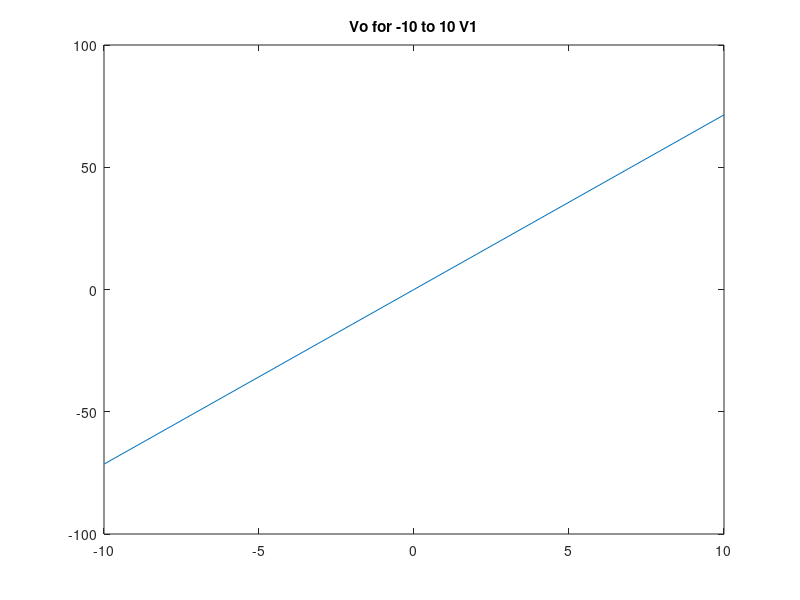
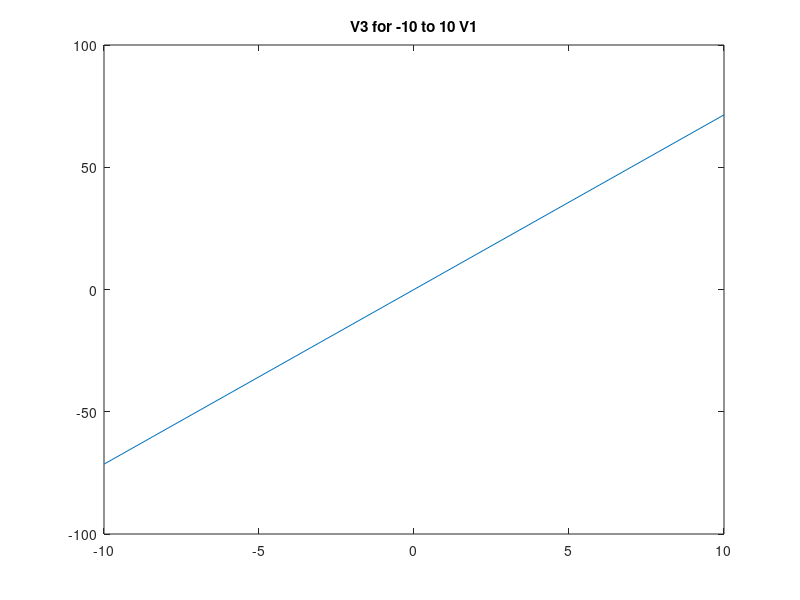
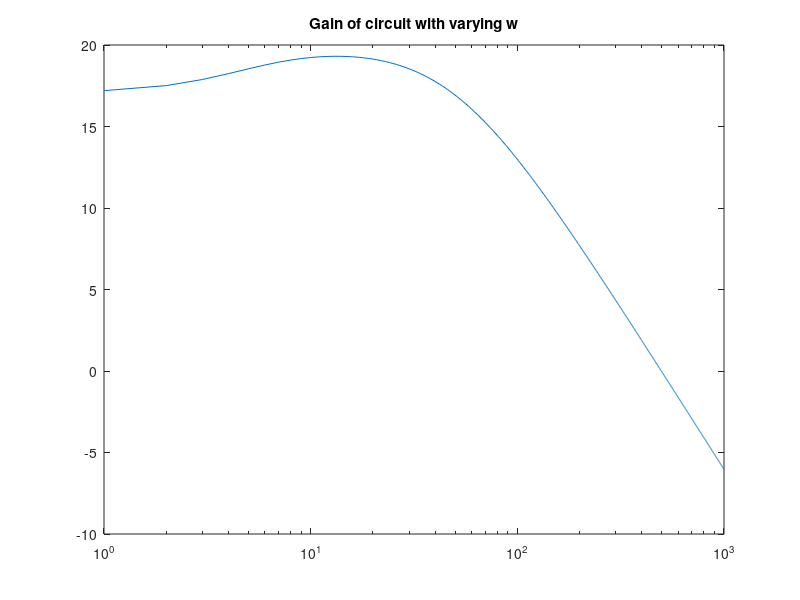
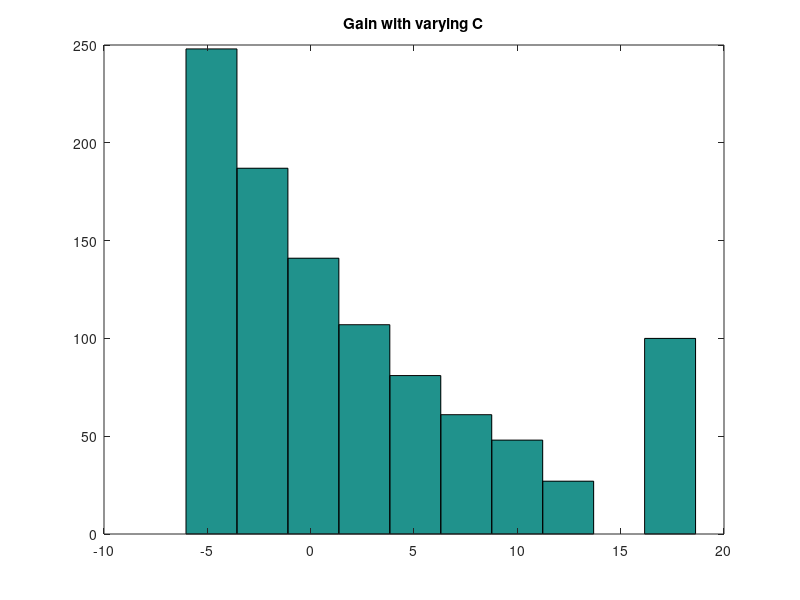

These figures' MATLAB source, in order:
clear all

R1=1;
C1=0.25;
R2=2;
L1=0.2;
R3=10;
a=100;
R4=0.1;
Ro=1000;


%    V1    V2     V3          V5       IL3
% G = [-1/R1, 0,     0,          0,      0; ...%N1
%      1/R1 , -1/R2, 0,          0,      0; ...%N2
%      0,     0,     -1/R3,      0,      0; ...%N3
%      0,     0,     -a/(R3*R4), -1/R4,  0; ...%N4
     

C = [  0, 0,   0, 0, 0, 0, 0; ...
     -C1,C1,   0, 0, 0, 0, 0; ...
       0, 0, -L1, 0, 0, 0, 0; ...
       0, 0,   0, 0, 0, 0, 0; ...
       0, 0,   0, 0, 0, 0, 0; ...
       0, 0,   0, 0, 0, 0, 0; ...
       0, 0,   0, 0, 0, 0, 0];
   
G = [     1,             0,  0,    0,  0,     0,            0; ...
      -1/R1, (1/R2 + 1/R1), -1,    0,  0,     0,            0; ...
          0,             1,  0,   -1,  0,     0,            0; ...
          0,             0, -1, 1/R3,  0,     0,            0; ...
          0,             0,  0,    0, -a,     1,            0; ...
          0,             0,  0, 1/R3, -1,     0,            0; ...
          0,             0,  0,    0,  0, -1/R4, (1/R4 +1/Ro)];

      
V1 = 10;      
F = [V1; 0; 0; 0; 0; 0; 0];

w = 0;
V = (G+1i*w*C)\F;

%V1
%V2
%IL
%I3
%V4
%Vo

for k =1:21
    vp = -10 +k -1;
    F(1,1) = vp;
    
    V(:,:,k) = (G+1i*w*C)\F;
end

Vo(1,:) = V(7,1,:);
V3(1,:) = V(4,1,:).*R3;

figure(1)
plot(-10:1:10,Vo)
title('Vo for -10 to 10 V1')

figure(2)
plot(-10:1:10,V3)
title('V3 for -10 to 10 V1')


%varying omega
F(1,1) =10;
for w = 1:1000
    V(:,:,w) = (G+1i*w*C)\F;
end

clear Vo
Vo(1,:) = V(7,1,:);

Vo1 = 20*log10(Vo/V1);

figure(3)
semilogx(1:1000,Vo1)
title('Gain of circuit with varying w')

%Random C's
w=pi;
std = 0.05;
for i = 1:100
    Cnew = normrnd(C1,std);
    C(2,1) = -Cnew;
    C(2,2) = Cnew;
    
    V(:,:,i) = (G+1i*w*C)\F;
end

clear Vo
Vo(1,:) = V(7,1,:);

Vo1 = 20*log10(Vo/V1);

figure(4)
hist(real(Vo1(:)))
title('Gain with varying C')


